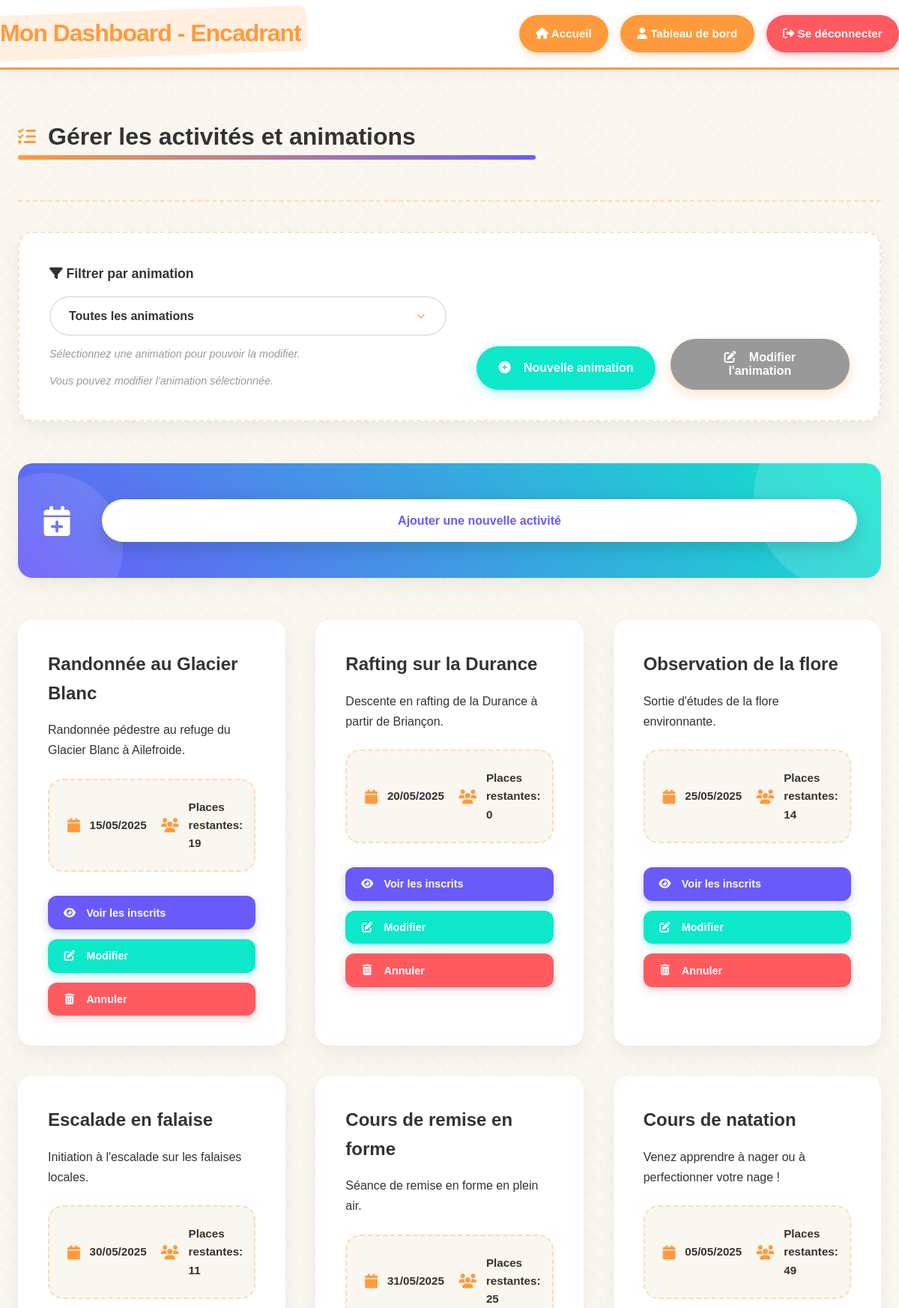
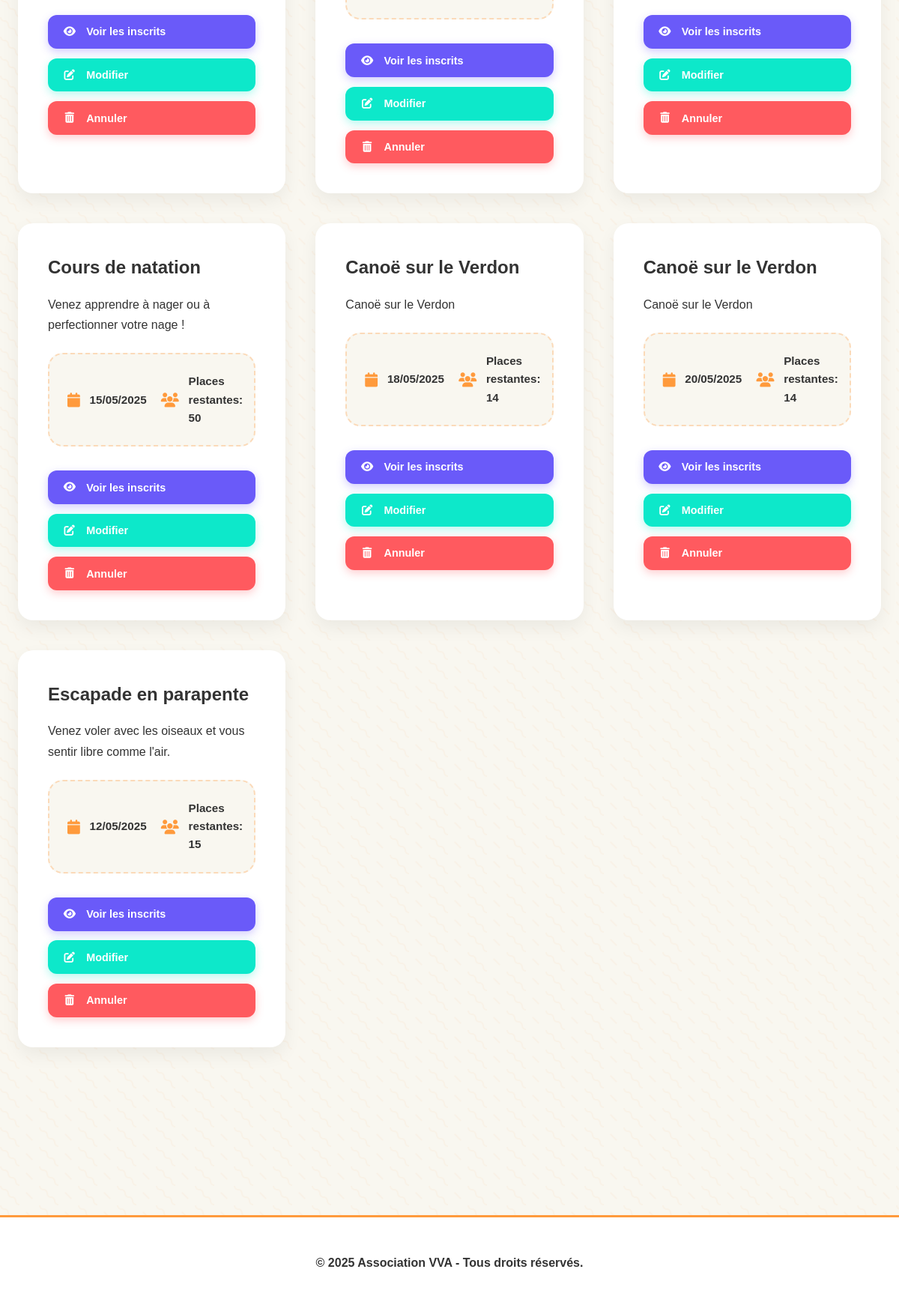
/ProjetLeger/app/views/dashboard_encadrant.php (signed in), run on the app's committed database (2 pictures, top to bottom).
### tables this page shows
CREATE TABLE `ACTIVITE` (
  `CODEANIM` char(8) NOT NULL,
  `DATEACT` date NOT NULL,
  `CODEETATACT` char(2) NOT NULL,
  `HRRDVACT` time DEFAULT NULL,
  `PRIXACT` decimal(7,2) DEFAULT NULL,
  `HRDEBUTACT` time DEFAULT NULL,
  `HRFINACT` time DEFAULT NULL,
  `DATEANNULEACT` date DEFAULT NULL,
  `NOMRESP` char(40) DEFAULT NULL,
  `PRENOMRESP` char(30) DEFAULT NULL
);

CREATE TABLE `ANIMATION` (
  `CODEANIM` char(8) NOT NULL,
  `CODETYPEANIM` char(5) NOT NULL,
  `NOMANIM` char(40) DEFAULT NULL,
  `DATECREATIONANIM` date DEFAULT NULL,
  `DATEVALIDITEANIM` date DEFAULT NULL,
  `DUREEANIM` double(5,0) DEFAULT NULL,
  `LIMITEAGE` int DEFAULT NULL,
  `TARIFANIM` decimal(7,2) DEFAULT NULL,
  `NBREPLACEANIM` int DEFAULT NULL,
  `DESCRIPTANIM` char(250) DEFAULT NULL,
  `COMMENTANIM` char(250) DEFAULT NULL,
  `DIFFICULTEANIM` char(40) DEFAULT NULL
);

### ProjetLeger/app/models/Activity.php (called while the page is built, shortened)
<?php
class Activity
{
    public static function getActivity() {
        $db = new Database();
        $connection = $db->getConnection();
        $query = "SELECT an.NOMANIM, an.DUREEANIM, an.LIMITEAGE, an.DESCRIPTANIM, an.DIFFICULTEANIM, an.COMMENTANIM, an.NBREPLACEANIM, ac.DATEACT, ac.PRIXACT, ac.CODEANIM FROM ACTIVITE ac, ANIMATION an WHERE ac.CODEANIM = an.CODEANIM AND ac.DATEANNULEACT IS NULL";
        $stmt = $connection->prepare($query);
        $stmt->execute();
        return $stmt->fetchAll();
    }
}

### ProjetLeger/app/controllers/ActivityController.php (called while the page is built, shortened)
<?php
include_once(dirname(__DIR__, 2) . '/app/models/Activity.php');
class ActivityController
{
    public function getActivity() {
        $activiteModel = new Activity();
        $activities = $activiteModel->getActivity();
        $currentDate = new DateTime();
        $filteredActivities = array_filter($activities, function ($activity) use ($currentDate) {
            $activityDate = new DateTime($activity['DATEACT']);
            return $activityDate >= $currentDate;
        });
        return $filteredActivities;
    }
}

### ProjetLeger/app/models/Inscription.php (called while the page is built, shortened)
<?php
class Inscription
{
    public function getCountInscription($codeAnim, $dateAct) {
        $db = new Database();
        $connection = $db->getConnection();
        $query = "SELECT COUNT(USER) as nb_inscrit FROM INSCRIPTION WHERE CODEANIM = :codeAnim AND DATEACT = :dateAct AND DATEANNULE IS NULL";
        $stmt = $connection->prepare($query);
        $stmt->bindParam(':codeAnim', $codeAnim);
        $stmt->bindParam(':dateAct', $dateAct);
        $stmt->execute();
        return $stmt->fetch()['nb_inscrit'];
    }
}

### ProjetLeger/app/controllers/InscriptionController.php (called while the page is built, shortened)
<?php
include_once '../models/Inscription.php';
class InscriptionController
{
    public function getCountInscription($codeAnim, $dateAct) {
        $inscriptionModel = new \models\Inscription();
        return $inscriptionModel->getCountInscription($codeAnim, $dateAct);
    }
}

### ProjetLeger/app/views/dashboard_encadrant.php (the view, shortened to what this page needs)
<?php
include_once '../controllers/AnimationController.php';
include_once '../controllers/ActivityController.php';
include_once '../controllers/InscriptionController.php';
$act = new controllers\ActivityController();
$inscriptionController = new controllers\InscriptionController();
$allActivities = $act->getActivity();
?>
<!DOCTYPE html>
<html lang="fr">
<head>
    <link rel="stylesheet" href="https://cdnjs.cloudflare.com/ajax/libs/font-awesome/6.4.0/css/all.min.css">
    <link rel="stylesheet" href="../../assets/css/styles.css">
</head>
<body>
<nav class="navbar">
    <div class="container navbar-container">
        <h1 class="navbar-brand">Mon Dashboard - Encadrant</h1>
        <div class="navbar-links">
            <a href="../../index.php" class="nav-link primary">
                <i class="fas fa-home"></i> Accueil
            </a>
            <?php if ((isset($_SESSION['is_vacancier']) && $_SESSION['is_vacancier'] === true) ||
                (isset($_SESSION['profil']) && $_SESSION['profil'] === 'en') ||
                (isset($_SESSION['user']) && $_SESSION['user'] === 'admin')): ?>
                <a href="dashboard_vacancier.php" class="nav-link primary">
                    <i class="fas fa-user"></i> Tableau de bord
                </a>
            <?php endif; ?>
            <a href="logout.php" class="nav-link danger">
                <i class="fas fa-sign-out-alt"></i> Se déconnecter
            </a>
        </div>
    </div>
</nav>
<div class="main-content">
    <div class="container">
        <div class="dashboard-section fade-in">
            <div class="section-header">
                <h2 class="section-title">
                    <i class="fas fa-tasks"></i> Gérer les activités et animations
                </h2>
            </div>
            <div class="admin-controls">
                <div class="filter-group">
                    <label for="animationFilter" class="filter-label">
                        <i class="fas fa-filter"></i> Filtrer par animation
                    </label>
                    <select id="animationFilter" class="filter-select" onchange="filterAndModify()">
                        <option value="all" data-nom="Toutes les animations">Toutes les animations</option>
                    </select>
                    <p id="filterHelpText" class="filter-help">Sélectionnez une animation pour pouvoir la modifier.</p>
                    <p id="modifyMessage" class="filter-help hidden">Vous pouvez modifier l'animation sélectionnée.</p>
                </div>
                <div class="action-buttons">
                    <a href="add_animation.php" class="btn btn-accent">
                        <i class="fas fa-plus-circle"></i> Nouvelle animation
                    </a>
                    <button id="modifyAnimationButton" class="btn btn-primary btn-disabled" disabled onclick="modifySelectedAnimation()">
                        <i class="fas fa-edit"></i> Modifier l'animation
                    </button>
                </div>
            </div>
            <div class="add-activity-banner">
                <div class="add-activity-content">
                    <i class="fas fa-calendar-plus"></i>
                    <a href="add_activity.php" class="btn btn-accent">
                        Ajouter une nouvelle activité
                    </a>
                </div>
            </div>
            <div id="all-activities" class="activity-grid">
                <?php if(empty($allActivities)): ?>
                    <div class="empty-state">
                        <i class="fas fa-calendar-times fa-3x" style="color: var(--gray);"></i>
                        <p>Aucune activité n'est disponible pour le moment.</p>
                    </div>
                <?php else: ?>
                    <?php foreach ($allActivities as $activity): ?>
                        <div id="activity-<?= $activity['CODEANIM'] ?>" class="activity-card">
                            <div class="activity-content">
                                <h3 class="activity-title"><?= $activity['NOMANIM'] ?></h3>
                                <p class="activity-description"><?= $activity['DESCRIPTANIM'] ?></p>
                                <div class="activity-details">
                                    <div class="activity-detail">
                                        <i class="fas fa-calendar"></i>
                                        <span>
                                                <?php
                                                $dateAct = new DateTime($activity['DATEACT']);
                                                echo $dateAct->format('d/m/Y');
                                                ?>
                                            </span>
                                    </div>
                                    <div class="activity-detail">
                                        <i class="fas fa-users"></i>
                                        <span>Places restantes:
                                                <?= $activity['NBREPLACEANIM'] - $inscriptionController->getCountInscription($activity['CODEANIM'], $activity['DATEACT']) ?>
                                            </span>
                                    </div>
                                </div>
                                <div class="activity-actions">
                                    <button class="btn-action btn-view" onclick="viewInscrits('<?= $activity['CODEANIM'] ?>', '<?= $activity['DATEACT'] ?>')">
                                        <i class="fas fa-eye"></i> Voir les inscrits
                                    </button>
                                    <button class="btn-action btn-edit" onclick="window.location.href='add_activity.php?activityId=<?= $activity['CODEANIM'] ?>&dateAct=<?= $activity['DATEACT'] ?>'">
                                        <i class="fas fa-edit"></i> Modifier
                                    </button>
                                    <button class="btn-action btn-delete" onclick="deleteActivity('<?= $activity['CODEANIM'] ?>', '<?= $activity['DATEACT'] ?>')">
                                        <i class="fas fa-trash-alt"></i> Annuler
                                    </button>
                                </div>
                            </div>
                        </div>
                    <?php endforeach; ?>
                <?php endif; ?>
            </div>
        </div>
    </div>
</div>
<footer class="footer">
    <div class="container footer-content">
        &copy; 2025 Association VVA - Tous droits réservés.
    </div>
</footer>
</body>
</html>

### data on the page
activite: CODEANIM.NOMANIM "Randonnée au Glacier Blanc", CODEANIM.DESCRIPTANIM "Randonnée pédestre au refuge du Glacier Blanc à Ailefroide.", DATEACT "15/05/2025", CountInscription "19"
activite: CODEANIM.NOMANIM "Rafting sur la Durance", CODEANIM.DESCRIPTANIM "Descente en rafting de la Durance à partir de Briançon.", DATEACT "20/05/2025", CountInscription "0"
activite: CODEANIM.NOMANIM "Observation de la flore", CODEANIM.DESCRIPTANIM "Sortie d'études de la flore environnante.", DATEACT "25/05/2025", CountInscription "14"
activite: CODEANIM.NOMANIM "Escalade en falaise", CODEANIM.DESCRIPTANIM "Initiation à l'escalade sur les falaises locales.", DATEACT "30/05/2025", CountInscription "11"
activite: CODEANIM.NOMANIM "Cours de remise en forme", CODEANIM.DESCRIPTANIM "Séance de remise en forme en plein air.", DATEACT "31/05/2025", CODEANIM.NBREPLACEANIM "25"
activite: CODEANIM.NOMANIM "Cours de natation", CODEANIM.DESCRIPTANIM "Venez apprendre à nager ou à perfectionner votre nage !", DATEACT "05/05/2025", CountInscription "49"
activite: CODEANIM.NOMANIM "Cours de natation", CODEANIM.DESCRIPTANIM "Venez apprendre à nager ou à perfectionner votre nage !", DATEACT "15/05/2025", CODEANIM.NBREPLACEANIM "50"
activite: CODEANIM.NOMANIM "Canoë sur le Verdon", CODEANIM.DESCRIPTANIM "Canoë sur le Verdon", DATEACT "18/05/2025", CODEANIM.NBREPLACEANIM "14"
activite: CODEANIM.NOMANIM "Canoë sur le Verdon", CODEANIM.DESCRIPTANIM "Canoë sur le Verdon", DATEACT "20/05/2025", CODEANIM.NBREPLACEANIM "14"
activite: CODEANIM.NOMANIM "Escapade en parapente", CODEANIM.DESCRIPTANIM "Venez voler avec les oiseaux et vous sentir libre comme l'air.", DATEACT "12/05/2025", CODEANIM.NBREPLACEANIM "15"
